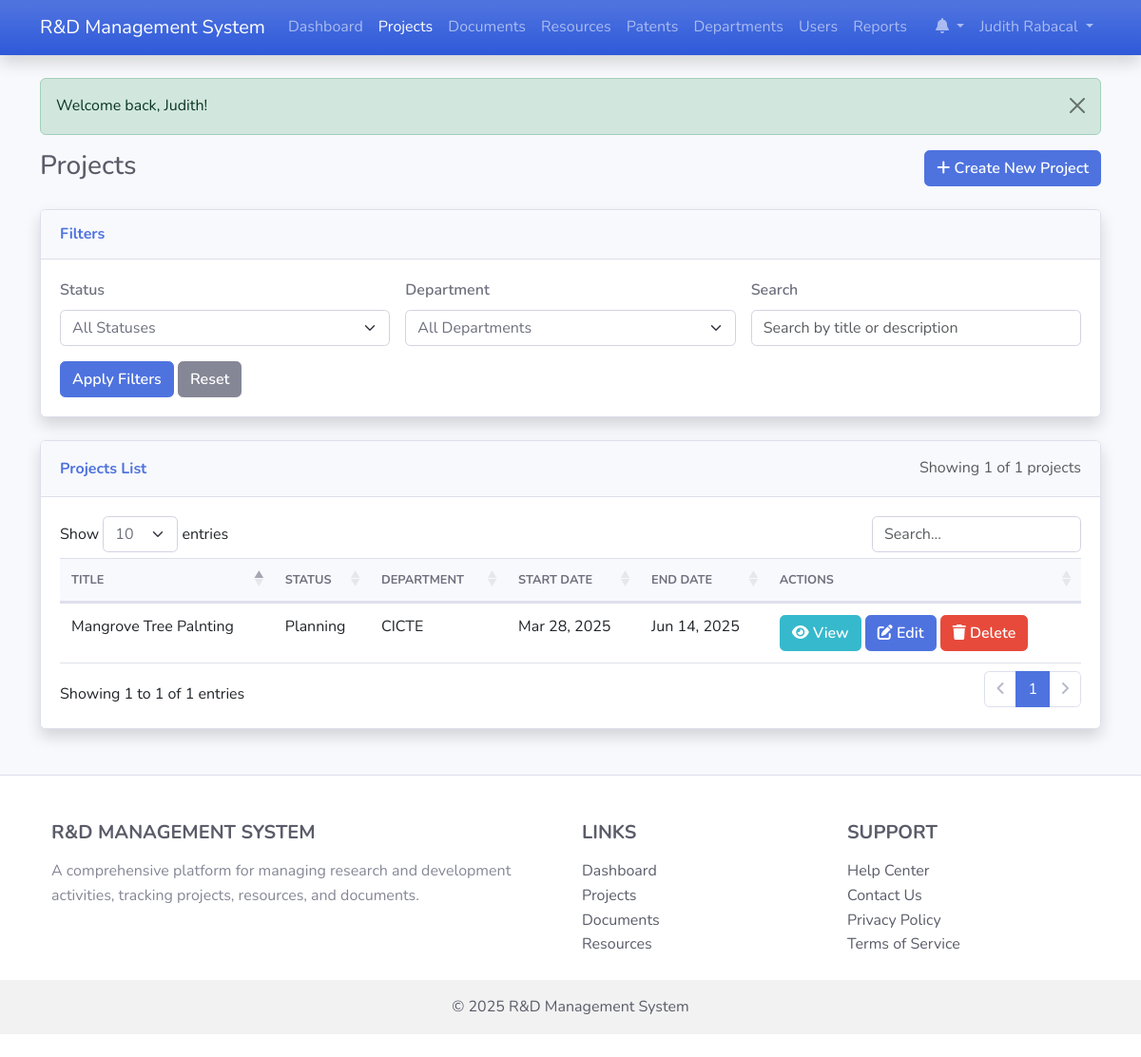
Screenshot of /projects.php (signed in) with the database file from the repository.
### tables this page shows
CREATE TABLE `users` (
  `id` int(11) NOT NULL,
  `username` varchar(50) NOT NULL,
  `password` varchar(255) NOT NULL,
  `email` varchar(100) NOT NULL,
  `first_name` varchar(50) NOT NULL,
  `last_name` varchar(50) NOT NULL,
  `role_id` int(11) NOT NULL,
  `department_id` int(11) DEFAULT NULL,
  `is_active` tinyint(1) DEFAULT 1,
  `last_login` datetime DEFAULT NULL,
  `created_at` timestamp NOT NULL DEFAULT current_timestamp(),
  `updated_at` timestamp NOT NULL DEFAULT current_timestamp() ON UPDATE current_timestamp()
);

CREATE TABLE `projects` (
  `id` int(11) NOT NULL,
  `title` varchar(100) NOT NULL,
  `description` text DEFAULT NULL,
  `start_date` date DEFAULT NULL,
  `end_date` date DEFAULT NULL,
  `status` enum('planning','in_progress','completed','on_hold','cancelled') DEFAULT 'planning',
  `budget` decimal(15,2) DEFAULT NULL,
  `department_id` int(11) DEFAULT NULL,
  `created_by` int(11) NOT NULL,
  `created_at` timestamp NOT NULL DEFAULT current_timestamp(),
  `updated_at` timestamp NOT NULL DEFAULT current_timestamp() ON UPDATE current_timestamp()
);

CREATE TABLE `departments` (
  `id` int(11) NOT NULL,
  `name` varchar(100) NOT NULL,
  `description` text DEFAULT NULL,
  `location` varchar(255) DEFAULT NULL,
  `contact_email` varchar(100) DEFAULT NULL,
  `contact_phone` varchar(50) DEFAULT NULL,
  `created_at` timestamp NOT NULL DEFAULT current_timestamp(),
  `updated_at` timestamp NOT NULL DEFAULT current_timestamp() ON UPDATE current_timestamp()
);

### classes/BaseModel.php (called while the page is built, shortened)
<?php
require_once __DIR__ . '/../config/database.php';
abstract class BaseModel {
    protected $conn;
    protected $table_name;
    protected $id_column = 'id';
    public function __construct() {
        $database = new Database();
        $this->conn = $database->getConnection();
    }
    public function getById($id) {
        $query = "SELECT * FROM " . $this->table_name . " WHERE " . $this->id_column . " = :id LIMIT 1";
        $stmt = $this->conn->prepare($query);
        $stmt->bindParam(':id', $id);
        $stmt->execute();
        return $stmt->fetch(PDO::FETCH_ASSOC);
    }
    public function search($conditions, $orderBy = null, $orderDirection = 'ASC', $limit = null, $offset = null) {
        $query = "SELECT * FROM " . $this->table_name;
        $values = [];
        if ($orderBy) {
            $query .= " ORDER BY " . $orderBy . " " . $orderDirection;
        }
        if ($limit) {
            $query .= " LIMIT " . $limit;
        }
        $stmt = $this->conn->prepare($query);
        $stmt->execute($values);
        return $stmt->fetchAll(PDO::FETCH_ASSOC);
    }
    public function count($conditions = []) {
        $query = "SELECT COUNT(*) as count FROM " . $this->table_name;
        if (!empty($conditions)) {
            $query .= " WHERE ";
            $whereClause = [];
            $values = [];
            foreach ($conditions as $column => $value) {
                if (is_array($value) && count($value) == 2 && isset($value['operator'])) {
                    $whereClause[] = $column . ' ' . $value['operator'] . ' :' . $column;
                    $values[':' . $column] = $value['value'];
                } else {
                    $whereClause[] = $column . ' = :' . $column;
                    $values[':' . $column] = $value;
                }
            }
            $query .= implode(' AND ', $whereClause);
            $stmt = $this->conn->prepare($query);
            $stmt->execute($values);
        } else {
            $stmt = $this->conn->prepare($query);
            $stmt->execute();
        }
        $row = $stmt->fetch(PDO::FETCH_ASSOC);
        return $row['count'];
    }
}
?>

### config/database.php (called while the page is built, shortened)
<?php
class Database {
    private $host = "localhost";
    private $db_name = "rd_management";
    private $username = "root";
    private $password = "";
    public function getConnection() {
        $this->conn = null;
        try {
            $this->conn = new PDO(
                "mysql:host=" . $this->host . ";dbname=" . $this->db_name,
                $this->username,
                $this->password
            );
            $this->conn->setAttribute(PDO::ATTR_ERRMODE, PDO::ERRMODE_EXCEPTION);
            $this->conn->exec("set names utf8");
        } catch(PDOException $exception) {
            echo "Connection error: " . $exception->getMessage();
        }
        return $this->conn;
    }
}
?>

### projects.php (the view, shortened to what this page needs)
<?php
$projectObj = new Project();
$userObj = new User();
$departmentObj = new Department();
$currentUser = $userObj->getById($_SESSION['user_id']);
$status = isset($_GET['status']) ? $_GET['status'] : '';
$departmentId = isset($_GET['department_id']) ? (int)$_GET['department_id'] : 0;
$search = isset($_GET['search']) ? $_GET['search'] : '';
$page = isset($_GET['page']) ? (int)$_GET['page'] : 1;
$limit = 10;
$offset = ($page - 1) * $limit;
$projects = [];
$totalCount = 0;
$conditions = [];
if ($currentUser['role_id'] <= 2) {
    if (!empty($search)) {
        $projects = $projectObj->searchByKeyword($search, $limit, $offset);
        $totalCount = count($projectObj->searchByKeyword($search));
    } else {
        $projects = $projectObj->search($conditions, 'created_at', 'DESC', $limit, $offset);
        $totalCount = $projectObj->count($conditions);
    }
}
include 'includes/header.php';
?>
<div class="row mb-4">
    <div class="col-md-6">
        <h1 class="h3 mb-0 text-gray-800">Projects</h1>
    </div>
    <div class="col-md-6 text-md-end">
        <a href="project_form.php" class="btn btn-primary">
            <i class="fas fa-plus"></i> Create New Project
        </a>
    </div>
</div>
<div class="card shadow mb-4">
    <div class="card-header py-3">
        <h6 class="m-0 font-weight-bold text-primary">Filters</h6>
    </div>
    <div class="card-body">
        <form method="get" action="<?php echo htmlspecialchars($_SERVER['PHP_SELF']); ?>" class="row g-3">
            <div class="col-md-4">
                <label for="status" class="form-label">Status</label>
                <select class="form-select" id="status" name="status">
                    <option value="">All Statuses</option>
                </select>
            </div>
            <?php if ($currentUser['role_id'] <= 2):  ?>
                <div class="col-md-4">
                    <label for="department_id" class="form-label">Department</label>
                    <select class="form-select" id="department_id" name="department_id">
                        <option value="">All Departments</option>
                    </select>
                </div>
            <?php endif; ?>
            <div class="col-md-4">
                <label for="search" class="form-label">Search</label>
                <input type="text" class="form-control" id="search" name="search" value="<?php echo htmlspecialchars($search); ?>" placeholder="Search by title or description">
            </div>
            <div class="col-12">
                <button type="submit" class="btn btn-primary">Apply Filters</button>
                <a href="<?php echo htmlspecialchars($_SERVER['PHP_SELF']); ?>" class="btn btn-secondary">Reset</a>
            </div>
        </form>
    </div>
</div>
<div class="card shadow mb-4">
    <div class="card-header py-3 d-flex flex-row align-items-center justify-content-between">
        <h6 class="m-0 font-weight-bold text-primary">Projects List</h6>
        <div class="text-muted">
            Showing <?php echo min($totalCount, $limit); ?> of <?php echo $totalCount; ?> projects
        </div>
    </div>
    <div class="card-body">
        <?php if (empty($projects)): ?>
            <div class="text-center py-5">
                <i class="fas fa-project-diagram fa-4x text-muted mb-3"></i>
                <p class="lead text-muted">No projects found.</p>
                <?php if (!empty($search) || !empty($status) || !empty($departmentId)): ?>
                    <p>Try adjusting your filters or <a href="<?php echo htmlspecialchars($_SERVER['PHP_SELF']); ?>">view all projects</a>.</p>
                <?php else: ?>
                    <p>Click the "Create New Project" button to get started.</p>
                <?php endif; ?>
            </div>
        <?php else: ?>
            <div class="table-responsive">
                <table class="table table-hover datatable">
                    <thead>
                        <tr>
                            <th>Title</th>
                            <th>Status</th>
                            <th>Department</th>
                            <th>Start Date</th>
                            <th>End Date</th>
                            <th>Actions</th>
                        </tr>
                    </thead>
                    <tbody>
                        <?php foreach ($projects as $project): ?>
                            <tr>
                                <td><?php echo htmlspecialchars($project['title']); ?></td>
                                <td>
                                    <span class="project-status status-<?php echo $project['status']; ?>">
                                        <?php echo ucfirst(str_replace('_', ' ', $project['status'])); ?>
                                    </span>
                                </td>
                                <td>
                                    <?php
                                    if (!empty($project['department_id'])) {
                                        $department = $departmentObj->getById($project['department_id']);
                                        echo htmlspecialchars($department['name'] ?? 'Unknown');
                                    } else {
                                        echo 'N/A';
                                    }
                                    ?>
                                </td>
                                <td><?php echo !empty($project['start_date']) ? date('M d, Y', strtotime($project['start_date'])) : 'Not set'; ?></td>
                                <td><?php echo !empty($project['end_date']) ? date('M d, Y', strtotime($project['end_date'])) : 'Not set'; ?></td>
                                <td>
                                    <a href="project_detail.php?id=<?php echo $project['id']; ?>" class="btn btn-sm btn-info">
                                        <i class="fas fa-eye"></i> View
                                    </a>
                                    <?php
                                    $canEdit = false;
                                    if ($currentUser['role_id'] <= 2) {
                                        $canEdit = true;
                                    } else {
                                        if ($project['created_by'] == $currentUser['id']) {
                                            $canEdit = true;
                                        }
                                    }
                                    if ($canEdit):
                                    ?>
                                        <a href="project_form.php?id=<?php echo $project['id']; ?>" class="btn btn-sm btn-primary">
                                            <i class="fas fa-edit"></i> Edit
                                        </a>
                                        <form method="post" class="d-inline" onsubmit="return confirm('Are you sure you want to delete this project?');">
                                            <button type="submit" class="btn btn-sm btn-danger">
                                                <i class="fas fa-trash"></i> Delete
                                            </button>
                                        </form>
                                    <?php endif; ?>
                                </td>
                            </tr>
                        <?php endforeach; ?>
                    </tbody>
                </table>
            </div>
        <?php endif; ?>
    </div>
</div>
<?php
include 'includes/footer.php';
?>

### includes/header.php (shortened to what this page needs)
<?php
$isLoggedIn = isset($_SESSION['user_id']);
$currentUser = null;
if ($isLoggedIn) {
    $userObj = new User();
    $currentUser = $userObj->getById($_SESSION['user_id']);
}
$currentPage = basename($_SERVER['PHP_SELF']);
?>
<!DOCTYPE html>
<html lang="en">
<head>
    <link href="https://cdn.jsdelivr.net/npm/bootstrap@5.3.0-alpha1/dist/css/bootstrap.min.css" rel="stylesheet">
    <link rel="stylesheet" href="https://cdnjs.cloudflare.com/ajax/libs/font-awesome/6.0.0/css/all.min.css">
    <link rel="stylesheet" href="https://cdn.datatables.net/1.11.5/css/dataTables.bootstrap5.min.css">
    <link rel="stylesheet" href="assets/css/style.css">
</head>
<body>
    <nav class="navbar navbar-expand-lg navbar-dark bg-gradient-primary shadow">
        <div class="container">
            <a class="navbar-brand" href="index.php">R&D Management System</a>
            <div class="collapse navbar-collapse" id="navbarNav">
                <ul class="navbar-nav me-auto">
                    <?php if ($isLoggedIn): ?>
                        <li class="nav-item">
                            <a class="nav-link <?php echo $currentPage == 'index.php' ? 'active' : ''; ?>" href="index.php">Dashboard</a>
                        </li>
                        <li class="nav-item">
                            <a class="nav-link <?php echo $currentPage == 'projects.php' ? 'active' : ''; ?>" href="projects.php">Projects</a>
                        </li>
                        <li class="nav-item">
                            <a class="nav-link <?php echo $currentPage == 'documents.php' ? 'active' : ''; ?>" href="documents.php">Documents</a>
                        </li>
                        <li class="nav-item">
                            <a class="nav-link <?php echo $currentPage == 'resources.php' ? 'active' : ''; ?>" href="resources.php">Resources</a>
                        </li>
                        <li class="nav-item">
                            <a class="nav-link <?php echo $currentPage == 'patents.php' ? 'active' : ''; ?>" href="patents.php">Patents</a>
                        </li>
                        <?php if ($currentUser && $currentUser['role_id'] <= 2):  ?>
                            <li class="nav-item">
                                <a class="nav-link <?php echo $currentPage == 'departments.php' ? 'active' : ''; ?>" href="departments.php">Departments</a>
                            </li>
                            <li class="nav-item">
                                <a class="nav-link <?php echo $currentPage == 'users.php' ? 'active' : ''; ?>" href="users.php">Users</a>
                            </li>
                            <li class="nav-item">
                                <a class="nav-link <?php echo $currentPage == 'reports.php' ? 'active' : ''; ?>" href="reports.php">Reports</a>
                            </li>
                        <?php endif; ?>
                    <?php endif; ?>
                </ul>
                <ul class="navbar-nav">
                    <?php if ($isLoggedIn): ?>
                        <li class="nav-item dropdown">
                            <a class="nav-link dropdown-toggle" href="#" id="notificationsDropdown" role="button" data-bs-toggle="dropdown" aria-expanded="false">
                                <i class="fas fa-bell"></i>
                            </a>
                        </li>
                        <li class="nav-item dropdown">
                            <a class="nav-link dropdown-toggle" href="#" id="userDropdown" role="button" data-bs-toggle="dropdown" aria-expanded="false">
                                <?php echo htmlspecialchars($currentUser['first_name'] . ' ' . $currentUser['last_name']); ?>
                            </a>
                        </li>
                    <?php endif; ?>
                </ul>
            </div>
        </div>
    </nav>
    <div id="alert-container" class="position-fixed top-0 end-0 p-3" style="z-index: 1050;"></div>
    <div class="container mt-4">
        <?php
        if (isset($_SESSION['success_message'])) {
            echo '<div class="alert alert-success alert-dismissible fade show" role="alert">';
            echo htmlspecialchars($_SESSION['success_message']);
            echo '<button type="button" class="btn-close" data-bs-dismiss="alert" aria-label="Close"></button>';
            echo '</div>';
        }
        ?>

### rows the page displays
users: first_name+last_name "Judith Rabacal"
projects: title "Mangrove Tree Palnting", status "Planning", department.name "CICTE", start_date "Mar 28, 2025", end_date "Jun 14, 2025"

### other values shown
$_SESSION['success_message'] "Welcome back, Judith!"
min($totalCount, $limit) "1"
$totalCount "1"
